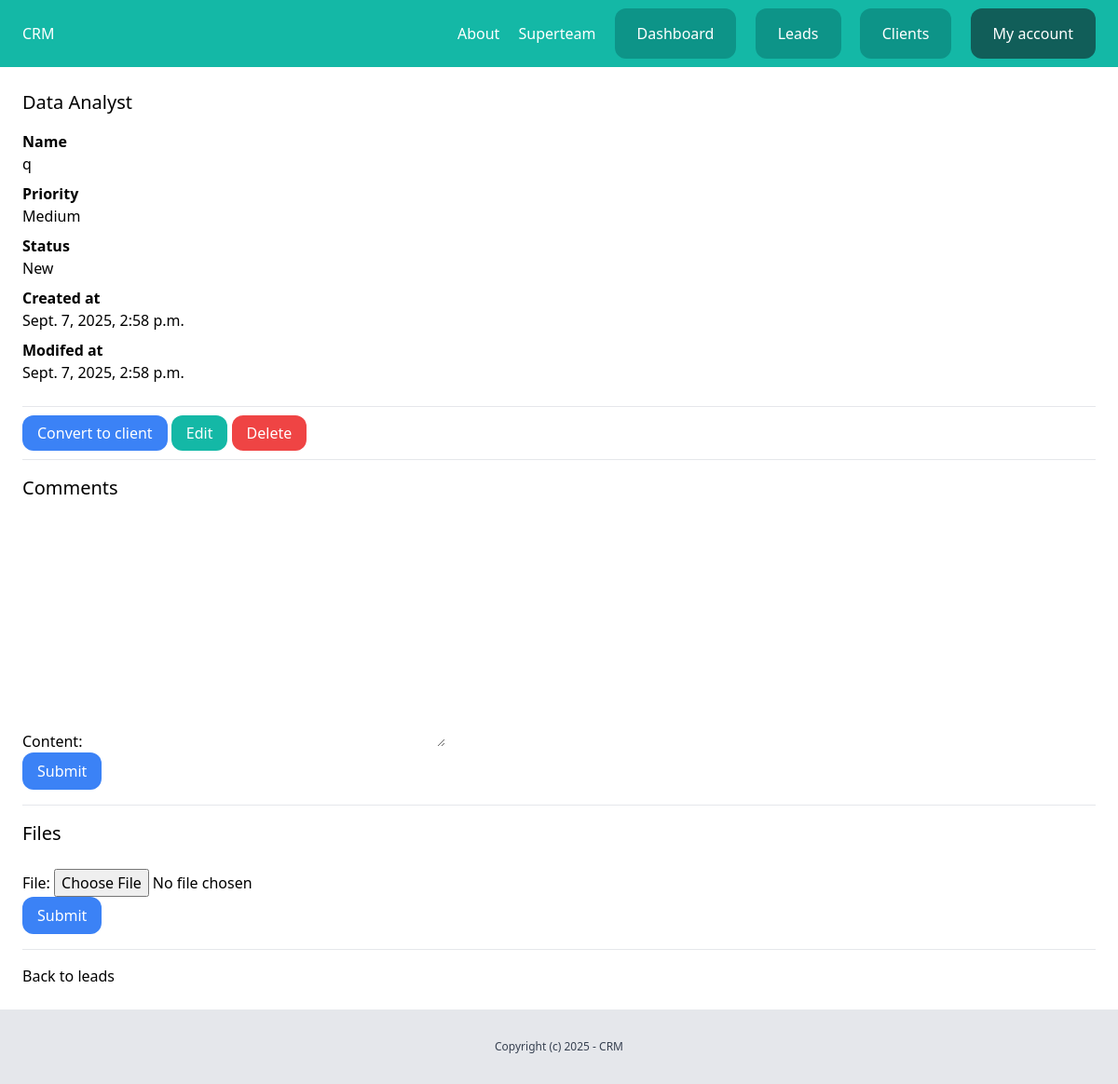
Screenshot of /dashboard/leads/12/ (signed in) with the database file from the repository.
### team/models.py (models this page shows, shortened)
class Team(models.Model):
    plan = models.ForeignKey(Plan, related_name='teams', blank=True, null=True, on_delete=models.CASCADE)
    name = models.CharField(max_length=100)
    members = models.ManyToManyField(User, related_name='teams')
    created_by = models.ForeignKey(User, related_name='created_teams', on_delete=models.CASCADE)
    created_at = models.DateTimeField(auto_now_add=True)

### lead/models.py (models this page shows, shortened)
class Lead(models.Model):
    LOW = 'low'
    MEDIUM = 'medium'
    HIGH = 'high'
    CHOICES_PRIORITY = (
        (LOW, 'Low'),
        (MEDIUM, 'Medium'),
        (HIGH, 'High'),
    )
    NEW = 'new'
    CONTACTED = 'contacted'
    WON = 'won'
    LOST = 'lost'
    CHOICES_STATUS = (
        (NEW, 'New'),
        (CONTACTED, 'Contacted'),
        (WON, 'Won'),
        (LOST, 'Lost'),
    )
    team = models.ForeignKey(Team, related_name='leads', on_delete=models.CASCADE)
    name = models.CharField(max_length=255)
    email = models.EmailField()
    description = models.TextField(blank=True, null=True)
    priority = models.CharField(max_length=10, choices=CHOICES_PRIORITY, default=MEDIUM)
    status = models.CharField(max_length=10, choices=CHOICES_STATUS, default=NEW)
    converted_to_client = models.BooleanField(default=False)
    created_by = models.ForeignKey(User, related_name='leads', on_delete=models.CASCADE)
    created_at = models.DateTimeField(auto_now_add=True)
    modified_at = models.DateTimeField(auto_now=True)
    class Meta:
        ordering = ('name',)

### lead/views.py (the view)
# urls.py: path('<int:pk>/', views.LeadDetailView.as_view(), name='detail'),
class LeadDetailView(LoginRequiredMixin, DetailView):
    model = Lead
    def get_context_data(self, **kwargs):
        context = super().get_context_data(**kwargs)
        context['form'] = AddCommentForm()
        context['fileform'] = AddFileForm()
        return context
    def get_queryset(self):
        queryset = super(LeadDetailView, self).get_queryset()
        team = self.request.user.userprofile.active_team
        return queryset.filter(team=team, pk=self.kwargs.get('pk'))

### lead/forms.py
class AddCommentForm(forms.ModelForm):
    class Meta:
        model = Comment
        fields = ('content',)

class AddFileForm(forms.ModelForm):
    class Meta:
        model = LeadFile
        fields = ('file',)

### team/context_processors.py (called while the page is built)
def active_team(request):
    if request.user.is_authenticated:
        active_team = request.user.userprofile.get_active_team()
        if not active_team:
            active_team = Team.objects.filter(created_by=request.user)[0]
    else:
        active_team = None
    return {'active_team': active_team}

### userprofile/models.py (called while the page is built)
    def get_active_team(self):
        if self.active_team:
            return self.active_team
        else:
            return Team.objects.filter(members__in=[self.user.id]).first()

### lead/templates/lead/lead_detail.html (shortened to what this page needs)
{% extends 'core/base.html' %}
{% block content %}
    <div class="py-6 px-6">
        <h1 class="mb-4 text-xl">{{ lead.name }}</h1>
        {% if lead.description %}
            <p class="font-semibold">Name</p>
            <p class="mb-2">{{ lead.description }}</p>
        {% endif %}
        <p class="font-semibold">Priority</p>
        <p class="mb-2">{{ lead.get_priority_display }}</p>
        <p class="font-semibold">Status</p>
        <p class="mb-2">{{ lead.get_status_display }}</p>
        <p class="font-semibold">Created at</p>
        <p class="mb-2">{{ lead.created_at }}</p>
        <p class="font-semibold">Modifed at</p>
        <p class="mb-6">{{ lead.modified_at }}</p>
        <hr class="my-4">
        <a href="{% url 'leads:convert' lead.id %}" class="py-2 px-4 rounded-xl bg-blue-500 text-white">Convert to client</a>
        <a href="{% url 'leads:edit' lead.id %}" class="py-2 px-4 rounded-xl bg-teal-500 text-white">Edit</a>
        <a href="#" onclick="document.getElementById('lead_delete_form').submit();" class="py-2 px-4 rounded-xl bg-red-500 text-white">Delete</a>
        <hr class="my-4">
        <h2 class="mb-6 text-xl">Comments</h2>
        <form method="post" action="{% url 'leads:add_comment' lead.id %}">
            {{ form.as_p }}
            <button class="py-2 px-4 rounded-xl bg-blue-500 text-white">Submit</button>
        </form>
        <hr class="my-4">
        <h2 class="mb-6 text-xl">Files</h2>
        <form method="post" action="{% url 'leads:add_file' lead.id %}" enctype="multipart/form-data">
            {{ fileform.as_p }}
            <button class="py-2 px-4 rounded-xl bg-blue-500 text-white">Submit</button>
        </form>
        <hr class="my-4">
        <a href="{% url 'leads:list' %}">Back to leads</a>
    </div>
{% endblock %}

### core/templates/core/partials/nav.html
<nav class="py-6 px-6 flex justify-between bg-teal-500">
    <a href="/" class="text-white">CRM</a>
    <div class="space-x-4">
        <a href="{% url 'about' %}" class="text-white">About</a>
        {% if request.user.is_authenticated %}
            <a href="{% url 'team:detail' active_team.id %}" class="text-white">{{ active_team.name }}</a>
            <a href="{% url 'dashboard:index' %}" class="py-4 px-6 bg-teal-600 rounded-xl text-white">Dashboard</a>
            <a href="{% url 'leads:list' %}" class="py-4 px-6 bg-teal-600 rounded-xl text-white">Leads</a>
            <a href="{% url 'clients:list' %}" class="py-4 px-6 bg-teal-600 rounded-xl text-white">Clients</a>
            <a href="{% url 'userprofile:myaccount' %}" class="py-4 px-6 bg-teal-800 rounded-xl text-white">My account</a>
        {% else %}
            <a href="{% url 'login' %}" class="py-4 px-6 bg-teal-600 rounded-xl text-white">Log in</a>
            <a href="{% url 'userprofile:signup' %}" class="py-4 px-6 bg-teal-300 rounded-xl text-white">Sign up</a>
        {% endif %}
    </div>
</nav>

### rows the page displays
Team: name "Superteam"
Lead: name "Data Analyst", description "q", priority "Medium", status "New", created_at "Sept. 7, 2025, 2:58 p.m.", modified_at "Sept. 7, 2025, 2:58 p.m."
